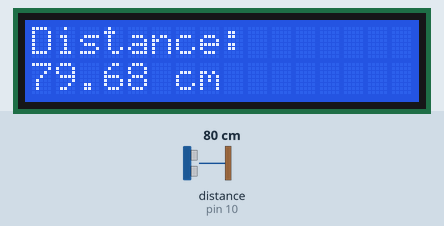
A sketch run on a simulated Arduino Uno, built with avr-gcc and run on an emulated ATmega328P. On the bench: 16×2 character LCD. Wiring (inferred from the names in the program): ultrasonic range finder: trigger pin 9; echo pin 10. Inputs (shaded band) come from the test bench; at power-on: distance to the obstacle (sensor on pin 10) 80 cm. The echo pulse lasts 58.3 µs per cm.

Above: at 1.2 s.
1.3 s: distance to the obstacle (sensor on pin 10) set to 4 cm
At 2.9 s:
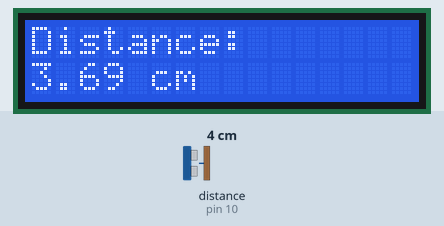
3.1 s: distance to the obstacle (sensor on pin 10) set to 35 cm
At 4.0 s:
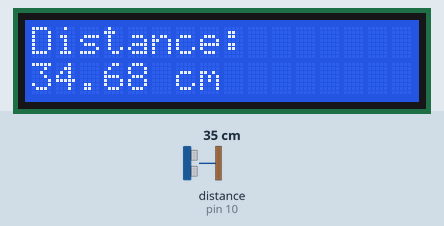
5.0 s: distance to the obstacle (sensor on pin 10) set to 2 cm
At 5.5 s:
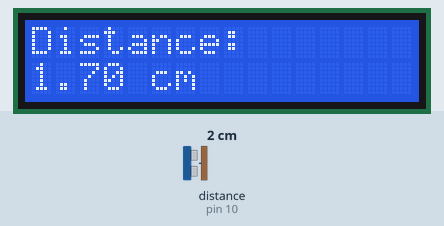
Timing chart, 0 to 8.0 s (numbered marks = the images above; inputs shaded):
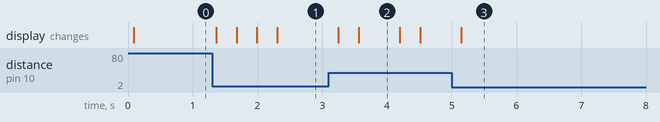

The sketch:

distance_meter.ino
```cpp
/*
  Distance Measuring Device - Arduino Uno

  An HC-SR04 ultrasonic sensor measures the distance to an object and a
  16x2 I2C LCD shows it in centimetres.

  Library needed: "LiquidCrystal I2C" (Library Manager in the Arduino IDE).

  Change the pin numbers and the LCD address below to match your wiring.
  If the LCD stays blank, try address 0x3F instead of 0x27.
*/

#include <Wire.h>
#include <LiquidCrystal_I2C.h>

const int TRIG_PIN = 9;
const int ECHO_PIN = 10;

LiquidCrystal_I2C lcd(0x27, 16, 2);

void setup() {
  pinMode(TRIG_PIN, OUTPUT);
  pinMode(ECHO_PIN, INPUT);

  lcd.init();
  lcd.backlight();
  lcd.setCursor(0, 0);
  lcd.print("Distance:");
}

float readDistanceCm() {
  // 10 microsecond pulse on TRIG starts a measurement
  digitalWrite(TRIG_PIN, LOW);
  delayMicroseconds(2);
  digitalWrite(TRIG_PIN, HIGH);
  delayMicroseconds(10);
  digitalWrite(TRIG_PIN, LOW);

  // Time the echo pulse; sound travels about 0.0343 cm per microsecond,
  // and the pulse covers the trip there and back, so divide by 2
  long duration = pulseIn(ECHO_PIN, HIGH, 30000);
  if (duration == 0) return -1;  // nothing detected
  return duration * 0.0343 / 2;
}

void loop() {
  float cm = readDistanceCm();

  lcd.setCursor(0, 1);
  if (cm < 0) {
    lcd.print("Out of range    ");
  } else {
    lcd.print(cm, 2);
    lcd.print(" cm      ");
  }
  delay(300);
}
```

Measured:
- after the input at 1.3 s, the display: first changes after 0.06 s (image 1 shows a later state)
- after the input at 3.1 s, the display: first changes after 0.15 s (image 2 shows a later state)
- after the input at 5.0 s, the display: changes after 0.15 s (image 3)
